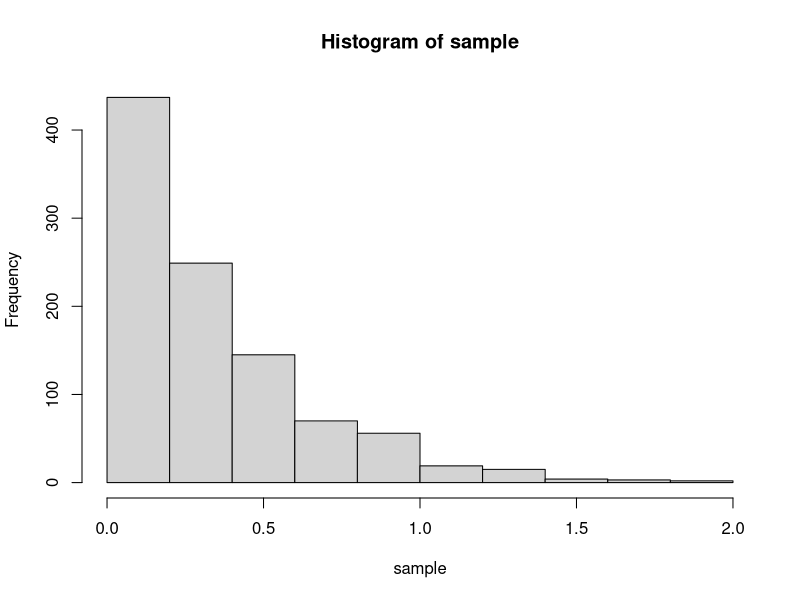
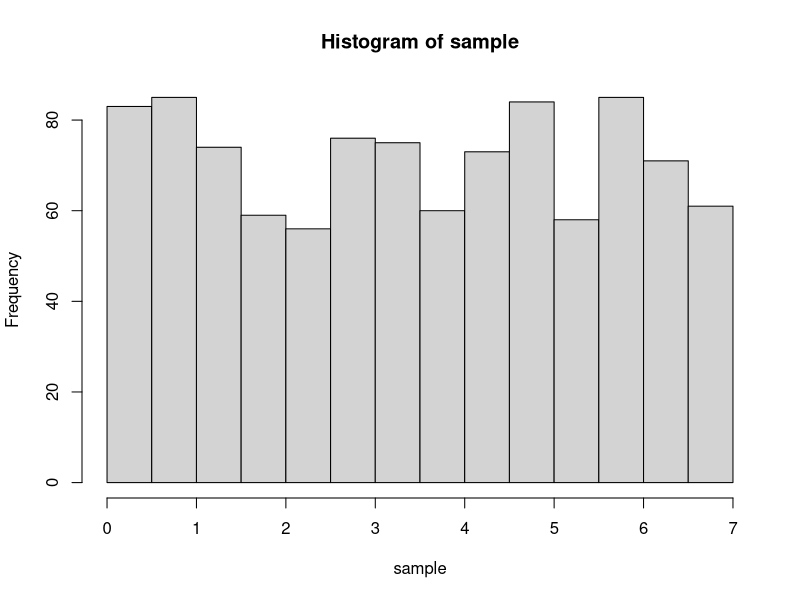
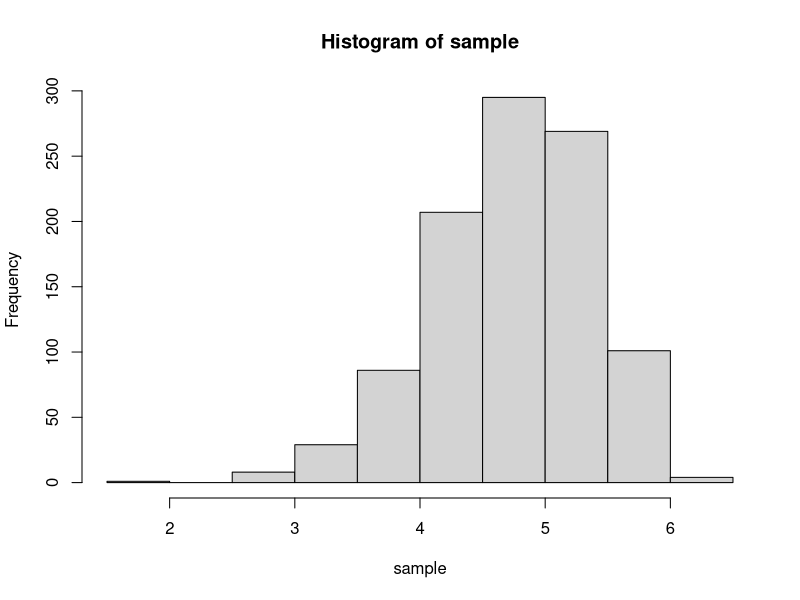
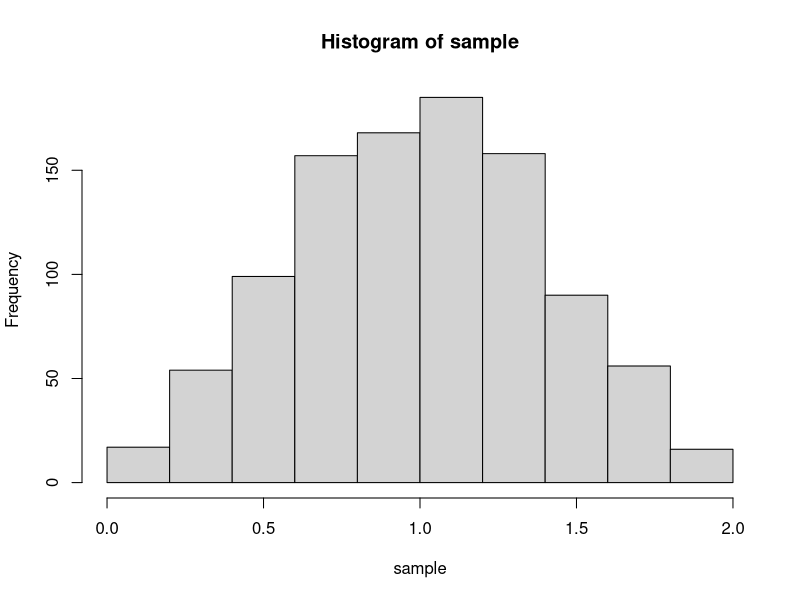

Source code (R) for these figures, in order:
## ---- chunk 1
expo <- function(lambda){
  u <-runif(1)
  s <- -log(1-u)/lambda # -log(u) should be sufficient
}
## ---- chunk 2
n <- 1000
lambda <- 3

sample <- vector(length = n)

for (i in 1:n){
  sample[i] <- expo(lambda)
}

hist(sample)
## ---- chunk 3
unif <- function(a, b){
  u <- runif(1)
  s <- a + (b - a)*u
}
## ---- chunk 4
n <- 1000
a <- 0
b <- 7

sample <- vector(length = n)

for (i in 1:n){
  sample[i] <- unif(a, b)
}

hist(sample)
## ---- chunk 5
weib <- function(alpha, beta){
  u <- runif(1)
  s <- alpha*(-log(1-u))^(1/beta)
}
## ---- chunk 6
n <- 1000
alpha <- 5
beta <- 9

sample <- vector(length = n)

for (i in 1:n){
  sample[i] <- weib(alpha, beta)
}

hist(sample)
## ---- chunk 7
trian <- function(){
  u <- runif(1)
  if (u <= 0.5){
    s <- sqrt(2 * u)
  }
  else{
    s <- 2 - sqrt(2*(1 - u))
  }
}
## ---- chunk 8
n <- 1000

sample <- vector(length = n)

for (i in 1:n){
  sample[i] <- trian()
}

hist(sample)
